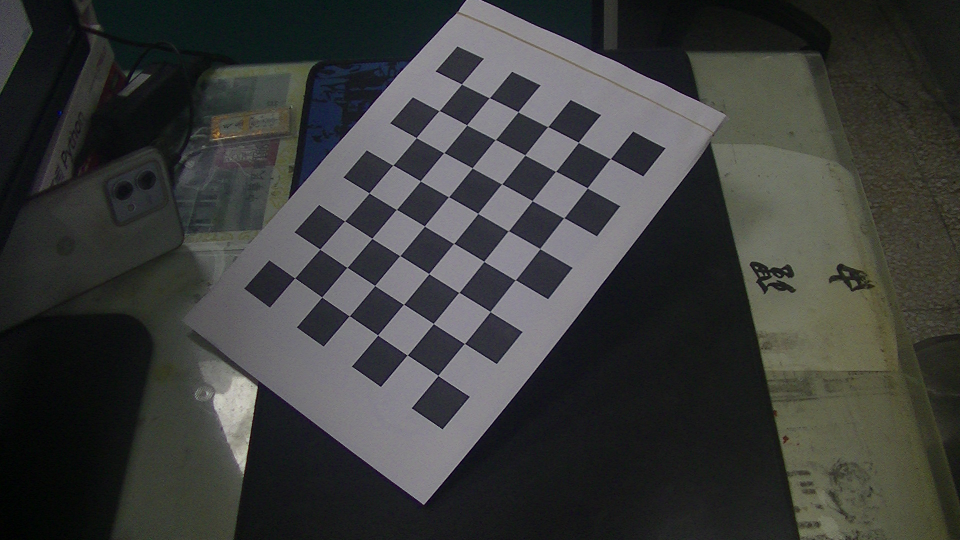
#> input picture cameracallibration/PIC_0263.JPG, 1920 x 1080 px (shown at 1/2 size); its folder holds only this picture in this run
$ python combined.py
#> lines starting #> are read from the running program, lines starting #| are printed output that depends on the picture; long printed decimals are rounded
### loadimg.py
import cv2
import glob

# Directory where your images are stored
def loadimage():
    images_dir = './cameracallibration/' #change path accordingly

    # Pattern to match filenames (assuming sequential numbering from PIC_0263.jpg to PIC_0283.jpg)
    file_pattern = 'PIC_0*.jpg'  # Adjust pattern based on actual filenames

    # Get list of image file paths matching the pattern
    image_files = sorted(glob.glob(images_dir + file_pattern))

    # Initialize an empty list to store loaded images
    images = []

    # Loop through each image file path and load the image
    for image_file in image_files:
        img = cv2.imread(image_file)
        if img is not None:
            images.append(img)
        else:
            print(f"Failed to load image: {image_file}")

    # Check if images were successfully loaded
    if len(images) == 0:
        print("No images loaded.")
    else:
        print(f"Successfully loaded {len(images)} images.")

    # Now 'images' list contains all loaded images from PIC_0263.jpg to PIC_0283.jpg

    return images

print(loadimage())
#> in loadimage, img is the input picture: shape (1080, 1920, 3); mean B, G, R 58.8, 60.4, 59.2
#| Successfully loaded 1 images.


import cv2
import glob

# Directory where your images are stored
def loadimage():
    images_dir = './cameracallibration/'

    # Pattern to match filenames (assuming sequential numbering from PIC_0263.jpg to PIC_0283.jpg)
    file_pattern = 'PIC_0*.jpg'  # Adjust pattern based on actual filenames

    # Get list of image file paths matching the pattern
    image_files = sorted(glob.glob(images_dir + file_pattern))

    # Initialize an empty list to store loaded images
    images = []

    # Loop through each image file path and load the image
    for image_file in image_files:
        img = cv2.imread(image_file)
        if img is not None:
            images.append(img)
        else:
            print(f"Failed to load image: {image_file}")

    # Check if images were successfully loaded
    if len(images) == 0:
        print("No images loaded.")
    else:
        print()

    # Now 'images' list contains all loaded images from PIC_0263.jpg to PIC_0283.jpg

    return images

### SolvePnp.py
import cv2
import numpy as np

def implement_solvepnp(world_points , image_points , camera_matrix , dist_coeffs):
    retval, rvec, tvec = cv2.solvePnP(world_points, image_points, camera_matrix, dist_coeffs)
    image_points_reprojected, _ = cv2.projectPoints(world_points, rvec, tvec, camera_matrix, dist_coeffs)
    R, _ = cv2.Rodrigues(rvec)
    return R , rvec , tvec

### checkerror1.py
import numpy as np
import cv2

# # Example values (replace with your actual matrices and points)
# extrinsic_matrix = np.array([[0.51, -0.85, 0.073, 34.35],
#                              [-0.32, -0.27, -0.90, 49.44],
#                              [0.793, 0.441, -0.420, 789.45]], np.float32)

# # extrinsic_matrix = np.array([[0.97, -0.22, -0.080, 403.42],
# #                              [0.18, 0.92 , -0.32, 1385.43],
# #                              [0.14, 0.29, 0.94, 150.22]], np.float32)

# world_points=np.array([[0,0,0],[274,0,0],[274,152.5,0],[0,152.5,0],
#                     [0,76.25,0],[274,76.25,0],[137,152.5,0],[137,0,0],
#                     [137,-15.25,0],[137,-15.25,15.25],[137,167.75,15.25],[137,167.75,0]], np.float32)

# intrinsic_matrix = np.array([[1728, 0, 864],
#                           [0, 1080 , 540],
#                           [0, 0, 1]], dtype=np.float32)

# distortion_coeffs = np.zeros((4, 1), dtype=np.float32)

# # Project 3D points to 2D image points
# rotation_matrix = extrinsic_matrix[:, :3]
# translation_vector = extrinsic_matrix[:, 3]

# rotation_vector, _ = cv2.Rodrigues(rotation_matrix)
# image_points, _ = cv2.projectPoints(world_points, rotation_vector, translation_vector, intrinsic_matrix, distortion_coeffs)
# # Example actual measured image points (replace with your actual data)
# actual_image_points = np.array([[940,599],[1165,489],[936,461],[668,553],
#                             [798,576],[1045,474],[816,502],[1065,536],
#                             [1096,539],[1096,570],[799,471],[799,497]], np.float32)


# # Calculate reprojection error
# reprojection_errors = np.sqrt(np.sum((image_points.squeeze() - actual_image_points)**2, axis=1))
# mean_reprojection_error = np.mean(reprojection_errors)
# print("point by point Mean Reprojection Error:", mean_reprojection_error)

# error = np.sqrt(np.mean(np.square(image_points - actual_image_points)))
# print("overall pose extimation Reprojection error:", error)

def checkerror_result(extrinsic_matrix , world_points ,image_points, intrinsic_matrix , distortion_coeffs):
    rotation_matrix = extrinsic_matrix[:, :3]
    translation_vector = extrinsic_matrix[:, 3]

    rotation_vector, _ = cv2.Rodrigues(rotation_matrix)

    image_points_reprojected, _ = cv2.projectPoints(world_points, rotation_vector, translation_vector, intrinsic_matrix, distortion_coeffs)

    image_points_reprojected = image_points_reprojected.reshape(-1, 2)

    reprojection_errors = np.sqrt(np.sum((image_points_reprojected.squeeze() - image_points)**2, axis=1))
    mean_reprojection_error = np.mean(reprojection_errors)

    error = np.sqrt(np.mean(np.square(image_points - image_points_reprojected)))

    return mean_reprojection_error , error , image_points_reprojected


### combined.py
import SolvePnp
import checkerror1
import cameramatrix
import testing1
import loadimg
import numpy as np
import matplotlib.pyplot as plt
from mpl_toolkits.mplot3d import Axes3D

def matrix_multiply(A, B, C):
    result = np.matmul(np.matmul(A, B), C)
    return result

def re_testing(intrensic_matrix , extrensic_matrix , world_point):
    world_point_4x1 = [np.array([x, y, z, 1]).reshape(4, 1) for x, y, z in world_point]
    result = []
    for i in world_point_4x1:
        result_imagePoint = matrix_multiply(intrensic_matrix, extrensic_matrix, i)
        result.append(result_imagePoint/result_imagePoint[2])

    return result

def plot_error_vector_field(image_points, image_points_reprojected):
    plt.figure(figsize=(10, 10))

    # Plot actual image points
    plt.scatter(image_points[:, 0], image_points[:, 1], color='red', label='Actual Image Points')

    # Plot reprojected image points
    plt.scatter(image_points_reprojected[:, 0], image_points_reprojected[:, 1], color='blue', label='Reprojected Image Points')

    # Draw error vectors
    for i in range(len(image_points)):
        plt.arrow(image_points[i, 0], image_points[i, 1],
                  image_points_reprojected[i, 0] - image_points[i, 0],
                  image_points_reprojected[i, 1] - image_points[i, 1],
                  head_width=5, head_length=5, fc='gray', ec='gray')

    plt.xlabel('X')
    plt.ylabel('Y')
    plt.title('Error Vector Field: Actual vs Reprojected Image Points')
    plt.legend()
    plt.gca().invert_yaxis()  # Invert y-axis to match image coordinates
    plt.grid(True)
    plt.show()

def distance_between_points(point1, point2):
    point1 = np.array(point1)
    point2 = np.array(point2)
    squared_diff = (point1 - point2) ** 2
    sum_squared_diff = np.sum(squared_diff)
    distance = np.sqrt(sum_squared_diff)
    return distance


def cameraCalibration():

    # world_points=np.array([
    #                 [0,0,0],
    #                 [274,0,0],
    #                 [274,152.5,0],
    #                 [0,152.5,0],
    #                 [0,76.25,0],
    #                 [274,76.25,0],
    #                 [137,152.5,0],
    #                 [137,0,0],
    #                 [137,-15.25,0],
    #                 [137,-15.25,15.25],
    #                 [137,167.75,15.25],
    #                 [137,167.75,0],
    #                 [137,76.25,0],
    #                 [137,76.25,15.25],
    #                 [0,114.375,0],
    #                 [0,38.125,0],
    #                 [274,38.125,0],
    #                 [274,114.375,0],  #18
    #                 # [38.6,23.1,-76],  #19
    #                 # [38.6,129.40,-76],  #20
    #             ], np.float32)

    world_points=np.array([[0,0,0],[274,0,0],[274,152.5,0],[0,152.5,0],
                    [0,76.25,0],[274,76.25,0],[137,152.5,0],[137,0,0],
                    [137,-15.25,0],[137,-15.25,15.25],[137,167.75,15.25],[137,167.75,0]], np.float32)
#> world_points = [[0, 0, 0], [274, 0, 0], [274, 152.5, 0], [0, 152.5, 0], [0, 76.25, 0], [274, 76.25, 0], [137, 152.5, 0], [137, 0, 0], [137, -15.25, 0], [137, -15.25, 15.25], [137, 167.8, 15.25], [137, 167.8, 0]]

    #****************************************new points***********************************************************************
    image_points = np.array([[1044,606],[1296,484],[1042,451],[744,554],
                            [885,580],[1164,467],[908,497],[1187,536],
                            [1218,541],[1218,508],[885,465],[885,494]], np.float32) #view4 overall error ---> 4.04 view4 [34.2 , 45.3 , 784.5] distance - 1565.96

    # image_points = np.array([[1038,526],[1272,410],[979,385],[677,484],
    #                         [849,504],[1120,397],[846,428],[1174,459],
    #                         [1208,461],[1208,427],[818,394],[818,428]], np.float32) #view5 overall error ---> 3.918 view5 [27.9 , -10.9 , 678.5] distance - 1641.65

    # image_points = np.array([[1026,534],[1341,425],[1034,407],[659,498],
    #                         [846,516],[1185,415],[869,445],[1205,471],
    #                         [1243,472],[1243,435],[839,407],[839,444]], np.float32) #view6 overall error ---> 5.37 view6 [22.2 , -4.9 , 616.9] distance - 1522.41

    # image_points = np.array([[1116,651],[1572,527],[990,508],[404,617],
    #                         [747,632],[1267,517],[741,554],[1373,582],
    #                         [1445,583],[1445,514],[680,487],[680,553]], np.float32) #view7 overall error ---> 23.92 view7 [26.4 , 30.9 , 285.7] distance - 1112.95

    # image_points = np.array([[1004,517],[1255,400],[866,388],[532,492],
    #                         [763,504],[1048,392],[716,433],[1146,448],
    #                         [1189,448],[1189,404],[678,386],[678,433]], np.float32) #view8 overall error ---> 8.77 view8 [14.5 , -1.16 , 507.8] distance 1519.71

    # image_points = np.array([[1100,570],[1429,445],[1108,415],[742,524],
    #                         [912,546],[1263,429],[940,466],[1278,500],
    #                         [1314,503],[1314,467],[910,428],[910,463]], np.float32) #view9 overall error ----> 5.68 view9 [44.7 , 17.2 , 618.7] distance 1490.38

    #**************************************************************************************************************


 #****************************************view 3***********************************************************************  #error result -- point-by-point - 7.60 overall 5.99

    # image_points = np.array([[1149,629],[1125,430],[796,427],[772,627],
    #                         [961,628],[960,429],[783,519],[1136,522],
    #                         [1171,522],[1171,490],[749,488],[749,519]], np.float32) #view2 according to research paper

 #***************************************************************************************************************

 #****************************************view 2***********************************************************************     #error result -- point-by-point - 5.10 overall- 4.64

    # image_points = np.array([[1023,604],[1315,457],[1033,433],[692,563],
    #                         [848,583],[1168,443],[881,488],[1188,520],
    #                         [1225,521],[1224,487],[855,453],[858,485]], np.float32) #view2 according to research paper

 #***************************************************************************************************************

 #****************************************view 1***********************************************************************    #error result -- point-by-point - 8.13 overall -6.06

    # world_points=np.array([[0,0,0],[274,0,0],[274,152.5,0],[0,152.5,0],
    #                 [0,76.25,0],[274,76.25,0],[137,-15.25,0],
    #                 [137,-15.25,15.25],[137,167.75,15.25]], np.float32)

    # image_points = np.array([[613,659],[1292,659],[1244,517],[676,518],
    #                         [647,583],[1266,582],[949,658],[949,644],
    #                         [959,477]], np.float32) #view1 according to research paper

 #******************************************************************************************************************************************

    # image_points = np.array([
    #                 [1250, 719],      # Corresponding to Point 1
    #                 [1420, 295],      # Corresponding to Point 2
    #                 [897, 284],       # Corresponding to Point 3
    #                 [431, 660],       # Corresponding to Point 4
    #                 [812, 688],       # Corresponding to Point 5
    #                 [1153, 288],      # Corresponding to Point 6
    #                 [714, 426],       # Corresponding to Point 7
    #                 [1364, 450],      # Corresponding to Point 8
    #                 [1437, 453],      # Corresponding to Point 9
    #                 [1426, 387],      # Corresponding to Point 10
    #                 [659, 361],       # Corresponding to Point 11
    #                 [651, 419],       # Corresponding to Point 12
    #                 [1021, 445],       # Corresponding to Point 13
    #                 [1024, 381],       # Corresponding to Point 14
    #                 [612, 673],       # Corresponding to Point 15
    #                 [1020, 704],       # Corresponding to Point 16
    #                 [1283, 292],       # Corresponding to Point 17
    #                 [1023, 286],       # Corresponding to Point 18
    #                 # [1177, 973],       # Corresponding to Point 18
    #                 # [674, 910],       # Corresponding to Point 18
    #             ], dtype=np.float32)  >>>>>>>>>>>>>>>>>>>>>>>>>>>>>>>>>>>>>>>>>>>>>>>>>>>>>>>>> custom view <<<<<<<<<<<<<<<<<<<<<<<<<<<<<<<<<<<<<<<<<<<<<<<<<<<<<<<<

    images = loadimg.loadimage()
#> images = 1 item

    #find the cameraMatrix and distCoeffs of the camera (Internal parameters which depends upon the camera)
    # cameraMatrix , distCoeffs, CM_error = cameramatrix.create_CM(images)

    cameraMatrix = np.array([[1920, 0, 960],
                             [0, 1080, 540],
                             [0, 0, 1]], dtype=np.float32)

#    Assuming no lens distortion for simplicity
    distCoeffs = np.zeros(4)

    rotation_matrix , rvec , tvecs = SolvePnp.implement_solvepnp(world_points , image_points , cameraMatrix , distCoeffs)
#> in implement_solvepnp, `retval, rvec, tvec = cv2.solvePnP(world_points, image_points, camera_m..`: retval = True; rvec = [1.81, -1.02, 0.653]; tvec = [34.23, 45.31, 784.6]
#> in implement_solvepnp, `image_points_reprojected, _ = cv2.projectPoints(world_points, rvec, tv..`: image_points_reprojected = [[1043.8, 602.4], [1298.4, 480.6], [1041.1, 449.1], [743.6, 552.9], [887.2, 576.6], [1165.4, 464.3], [908.8, 495.3], [1186.3, 534.3], [1216.4, 538.5], [1218.7, 521.5], [883, 475.9], [883.3, 491.7]]
#> in implement_solvepnp, `R, _ = cv2.Rodrigues(rvec)`: R = [[0.516, -0.856, 0.00923], [-0.365, -0.23, -0.902], [0.775, 0.462, -0.432]]
#> rotation_matrix has the same summary as R in implement_solvepnp; rvec = [1.81, -1.02, 0.653]; tvecs = [34.23, 45.31, 784.6]

    extrensic_matrix = np.hstack((rotation_matrix, tvecs))
#> extrensic_matrix = [[0.516, -0.856, 0.00923, 34.23], [-0.365, -0.23, -0.902, 45.31], [0.775, 0.462, -0.432, 784.6]]

    mean_projected_error , error , image_points_reprojected = checkerror1.checkerror_result(extrensic_matrix , world_points , image_points , cameraMatrix , distCoeffs)
#> in checkerror_result, `rotation_matrix = extrinsic_matrix[:, :3]`: rotation_matrix has the same summary as R in implement_solvepnp
#> in checkerror_result, `translation_vector = extrinsic_matrix[:, 3]`: translation_vector = [34.23, 45.31, 784.6]
#> in checkerror_result, `rotation_vector, _ = cv2.Rodrigues(rotation_matrix)`: rotation_vector = [1.81, -1.02, 0.653]
#> in checkerror_result, `reprojection_errors = np.sqrt(np.sum((image_points_reprojected.squeeze..`: reprojection_errors = [3.64, 4.13, 2.12, 1.13, 4.08, 3, 1.9, 1.9, 2.96, 13.56, 11.09, 2.89]
#> in checkerror_result, `mean_reprojection_error = np.mean(reprojection_errors)`: mean_reprojection_error = 4.37
#> in checkerror_result, `error = np.sqrt(np.mean(np.square(image_points - image_points_reprojec..`: error = 4.05
#> mean_projected_error = 4.37; error = 4.05

    verification = re_testing(cameraMatrix , extrensic_matrix ,world_points)
#> in re_testing, `world_point_4x1 = [np.array([x, y, z, 1]).reshape(4, 1) for x, y, z in..`: world_point_4x1 = [[0, 0, 0, 1], [274, 0, 0, 1], [274, 152.5, 0, 1], [0, 152.5, 0, 1], [0, 76.25, 0, 1], [274, 76.25, 0, 1], [137, 152.5, 0, 1], [137, 0, 0, 1], [137, -15.25, 0, 1], [137, -15.25, 15.25, 1], [137, 167.8, 15.25, 1], [137, 167.8, 0, 1]]
#> the loop in re_testing, `for i in world_point_4x1:` made 12 passes
#> (i, result_imagePoint) on passes 1 to 12: ([0, 0, 0, 1], [818914.8, 472598.8, 784.6]), ([274, 0, 0, 1], [1294259.4, 479109.1, 996.8]), ([274, 152.5, 0, 1], [1111190.8, 479310, 1067.3]), ([0, 152.5, 0, 1], [635846.3, 472799.7, 855.1]), ([0, 76.25, 0, 1], [727380.5, 472699.2, 819.8]), ([274, 76.25, 0, 1], [1202725.1, 479209.6, 1032.1]), ([137, 152.5, 0, 1], [873518.5, 476054.8, 961.2]), ([137, 0, 0, 1], [1056587.1, 475853.9, 890.7]), ([137, -15.25, 0, 1], [1074894, 475833.8, 883.6]), ([137, -15.25, 15.25, 1], [1068846.2, 457423.4, 877.1]), ([137, 167.8, 15.25, 1], [849163.9, 457664.5, 961.7]), ([137, 167.8, 0, 1], [855211.7, 476074.9, 968.2])
#> after the loop in re_testing, `for i in world_point_4x1:`: result = [[1043.8, 602.4, 1], [1298.4, 480.6, 1], [1041.1, 449.1, 1], [743.6, 552.9, 1], [887.2, 576.6, 1], [1165.4, 464.3, 1], [908.8, 495.3, 1], [1186.3, 534.3, 1], [1216.4, 538.5, 1], [1218.7, 521.5, 1], [883, 475.9, 1], [883.3, 491.7, 1]]
#> verification has the same summary as result in re_testing

    verification = np.array(verification)

    new_wp = np.array(tvecs)
#> new_wp = [34.23, 45.31, 784.6]
    new_wp_3d = np.append(new_wp, 1)
#> new_wp_3d = [34.23, 45.31, 784.6, 1]

    result = matrix_multiply(cameraMatrix, extrensic_matrix, new_wp_3d)
#> result = [512776, -473692.9, 493.5]

    result = result/[result[2]]
#> result = [1039.2, -960, 1]

    img_point_first = image_points[0]

    img_point_first = np.array(img_point_first)

    img_point_first_3d = np.append(img_point_first, 1)

    distance = distance_between_points(img_point_first_3d , result)
#> in distance_between_points, `squared_diff = (point1 - point2) ** 2`: squared_diff = [23.41, 2452224, 0]
#> in distance_between_points, `sum_squared_diff = np.sum(squared_diff)`: sum_squared_diff = 2452247.4
#> in distance_between_points, `distance = np.sqrt(sum_squared_diff)`: distance = 1566
#> distance = 1566

    actual_image_point = [np.array([x, y, 1]).reshape(3, 1) for x, y in image_points]
    actual_image_point = np.array(actual_image_point)

    print("***********************************************************************************")
    print("Intrensic matrix --> " , cameraMatrix)
    # print("Reprojection Error in cameraMatrix --> " ,CM_error)
    print("Extrensic matrix --> " , extrensic_matrix)
#| Extrensic matrix -->  [[ 5.16249801e-01 -8.56388359e-01  9.22610810e-03  3.42336309e+01]
#|  [-3.65309361e-01 -2.29934488e-01 -9.02041685e-01  4.53069524e+01]
#|  [ 7.74619399e-01  4.62308457e-01 -4.31550318e-01  7.84569000e+02]]
    print("POINT BY POINT Mean projected error --> ", mean_projected_error)
#| POINT BY POINT Mean projected error -->  4.366
    print("OVERALL POSE ESTIMATION error --> ", error)
#| OVERALL POSE ESTIMATION error -->  4.046
    print("distance from camera to origin point in world coordinate system --> ", distance)
#| distance from camera to origin point in world coordinate system -->  1565.965
    print("resultant image pointss --> " , verification)
#> (printed output is left out)

    plot_error_vector_field(image_points, image_points_reprojected)
#> in plot_error_vector_field, `plt.show()`:
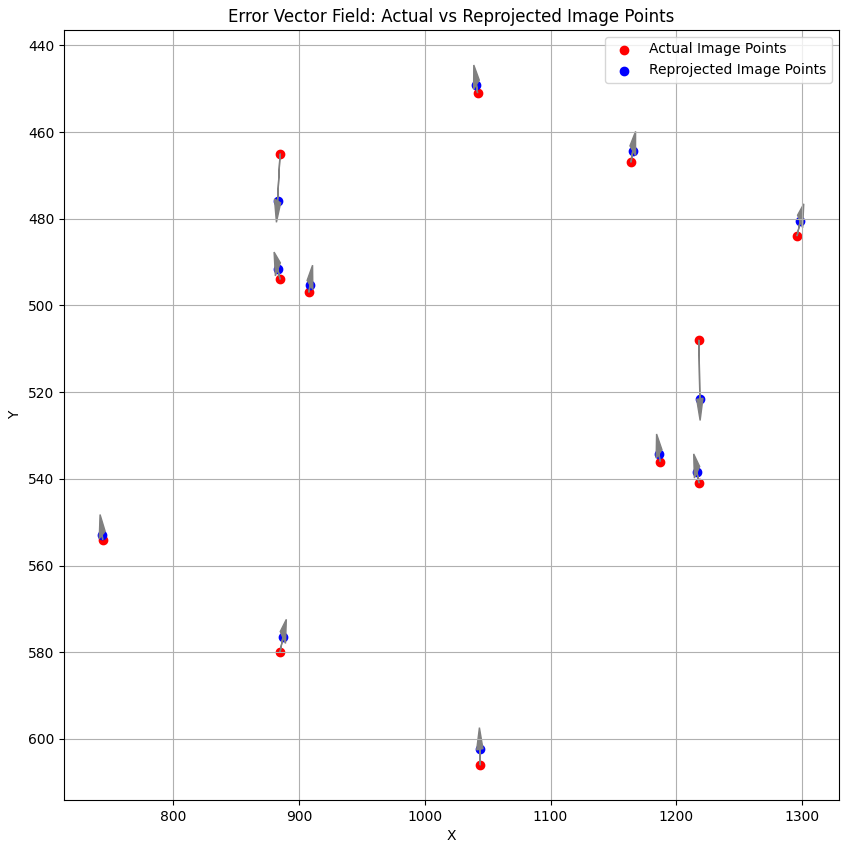
#> figure drawn by matplotlib, 1 panel

cameraCalibration()
